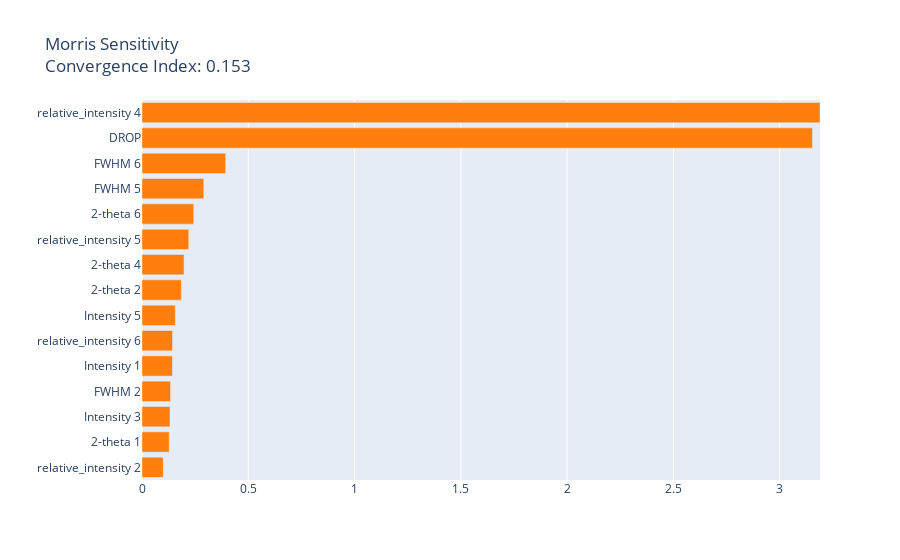

Here is the notebook cell this chart was saved with:
### Code cell
interpret_model(gbr, data=specific_rows2, plot='msa')

### Figure 1 — Plotly figure (JSON) as saved in the notebook; plotly's stock layout.template omitted (floating-point values rounded to 4 significant figures)
{"data": [{"marker": {"color": ["#ff7f0e", "#ff7f0e", "#ff7f0e", "#ff7f0e", "#ff7f0e", "#ff7f0e", "#ff7f0e", "#ff7f0e", "#ff7f0e", "#ff7f0e", "#ff7f0e", "#ff7f0e", "#ff7f0e", "#ff7f0e", "#ff7f0e"]}, "orientation": "h", "type": "bar", "x": [0.09987, 0.1279, 0.1319, 0.1344, 0.143, 0.1438, 0.1566, 0.1848, 0.1977, 0.2199, 0.2435, 0.2909, 0.3938, 3.155, 3.19], "y": ["relative_intensity 2", "2-theta 1", "Intensity 3", "FWHM 2", "Intensity 1", "relative_intensity 6", "Intensity 5", "2-theta 2", "2-theta 4", "relative_intensity 5", "2-theta 6", "FWHM 5", "FWHM 6", "DROP", "relative_intensity 4"]}], "layout": {"title": {"text": "Morris Sensitivity<br>Convergence Index: 0.153"}, "xaxis": {"range": [0, 3.19], "title": {"text": ""}}, "yaxis": {"automargin": true, "dtick": 1, "title": {"text": ""}}}}
